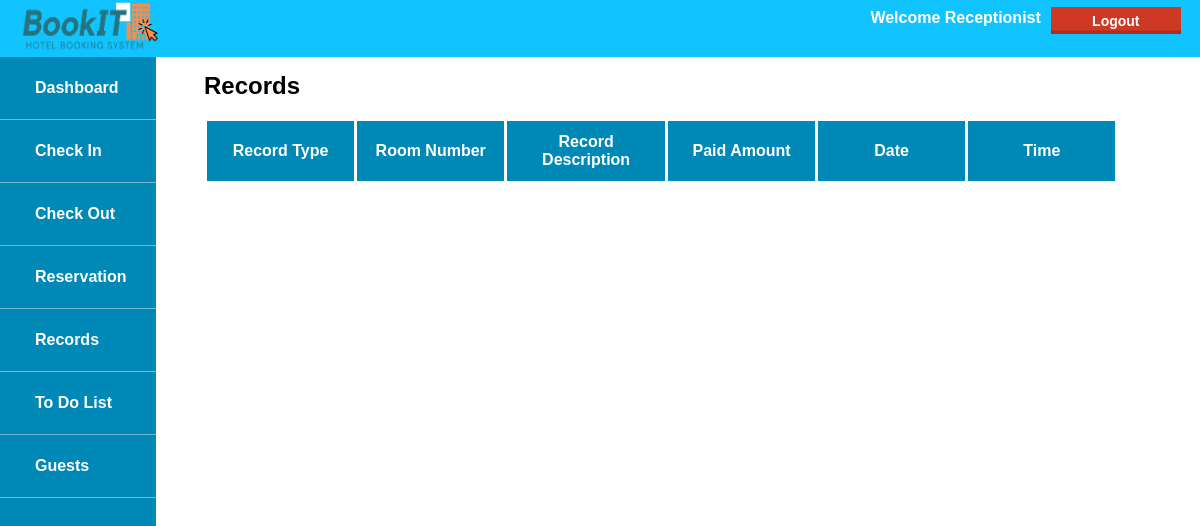
The page /receptionist_records.php on the database as committed earlier.
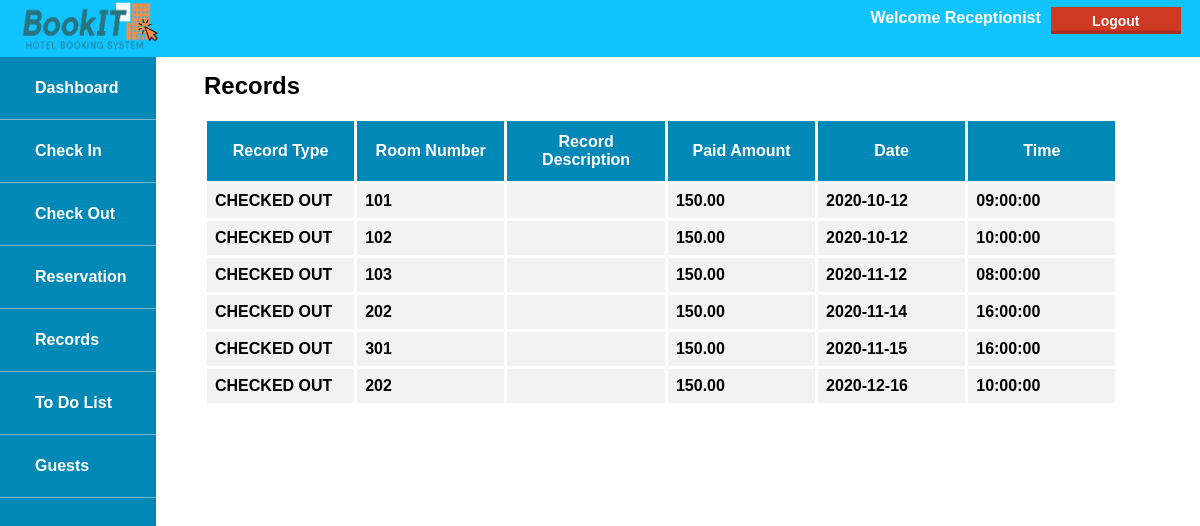
The same page on the database as committed later.
### tables this page shows
CREATE TABLE Records(
        record_id INT NOT NULL AUTO_INCREMENT PRIMARY KEY,
        record_type ENUM ('COMING','STAYING','CHECKED OUT'),
        record_desc VARCHAR(100),
        record_time TIME,
        record_date DATE ,
        record_paid FLOAT(10,2), 
        guest_id INT
    );

CREATE TABLE Rooms(
        room_id INT NOT NULL AUTO_INCREMENT PRIMARY KEY,
        room_status ENUM('Available', 'Used by guest','Maintenance'),
        roomtype_id INT                                                    
    );

### receptionist_records.php (the view, shortened to what this page needs)
<!DOCTYPE html>
<html>
    <head>
        <link rel="stylesheet" href="style.css">
    </head>
    <body>
        <header>
        <div id="header">
        <img src="assets/bookIT_Logo.png">
        <div class="right-float">
                <a>
                    <form method="post" action="#">
                        <button class="Logoutbutton" name="logout">Logout</button>
                    </form>
                </a>
            </div>
            <div class="right-float">
                <p>Welcome Receptionist  </p>
            </div>
        </div>
        </header>
        <nav>
            <ul>
                <li id="logoli"><img src="assets/bookIT_Logo.png"></li>
                <li><a href="receptionist_dashboard.php">Dashboard</a></li>
                <li><a href="receptionist_checkin.php">Check In</a></li>
                <li><a href="receptionist_checkout.php">Check Out</a></li>
                <li><a href="receptionist_reservation.php">Reservation</a></li>
                <li><a href="#">Records</a></li>
                <li><a href="receptionist_toDoList.php">To Do List</a></li>
                <li><a href="receptionist_guests.php">Guests</a></li>
            </ul>
        </nav>
        <div id="content">
            <h2>Records</h2>
            <br>
            <table id="Table">
              <tr>
                <th>Record Type</th>
                <th>Room Number</th>
                <th>Record Description</th>
                <th>Paid Amount</th>
                <th>Date</th>
                <th>Time</th>
              </tr>
        <?php
            include 'connection.php';
            $sql = "SELECT  r.room_id as room_id,
                            rec.record_type as record_type,
                            rec.record_desc as record_desc,
                            rec.record_paid as paid_amount,
                            rec.record_date as record_date,
                            rec.record_time as record_time
                    FROM    records rec,rooms r,guests g
                    WHERE   g.room_id=r.room_id AND
                            g.guest_id=rec.guest_id AND
                            rec.record_type = 'CHECKED OUT'
                    ORDER BY rec.record_date";
        $result = $conn->query($sql);
        if($row = $result != NULL){
            while($row = $result->fetch_assoc()){
                echo "<tr>
                        <td>".$row['record_type']."</td>
                        <td>".$row['room_id']."</td>
                        <td>".$row['record_desc']."</td>
                        <td>".$row['paid_amount']."</td>
                        <td>".$row['record_date']."</td>
                        <td>".$row['record_time']."</td>
                      </tr>";
                }
                echo "</table>";
        }else{
            echo "No records made. ";
            }
        ?>
                </div>
            </body>

Rows that differ between the two databases and show on the page:
added records: record_type "CHECKED OUT", rooms.room_id "101", record_paid "150.00", record_date "2020-10-12", record_time "09:00:00"
added records: record_type "CHECKED OUT", rooms.room_id "102", record_paid "150.00", record_date "2020-10-12", record_time "10:00:00"
added records: record_type "CHECKED OUT", rooms.room_id "103", record_paid "150.00", record_date "2020-11-12", record_time "08:00:00"
added records: record_type "CHECKED OUT", rooms.room_id "202", record_paid "150.00", record_date "2020-11-14", record_time "16:00:00"
added records: record_type "CHECKED OUT", rooms.room_id "301", record_paid "150.00", record_date "2020-11-15", record_time "16:00:00"
added records: record_type "CHECKED OUT", rooms.room_id "202", record_paid "150.00", record_date "2020-12-16", record_time "10:00:00"
